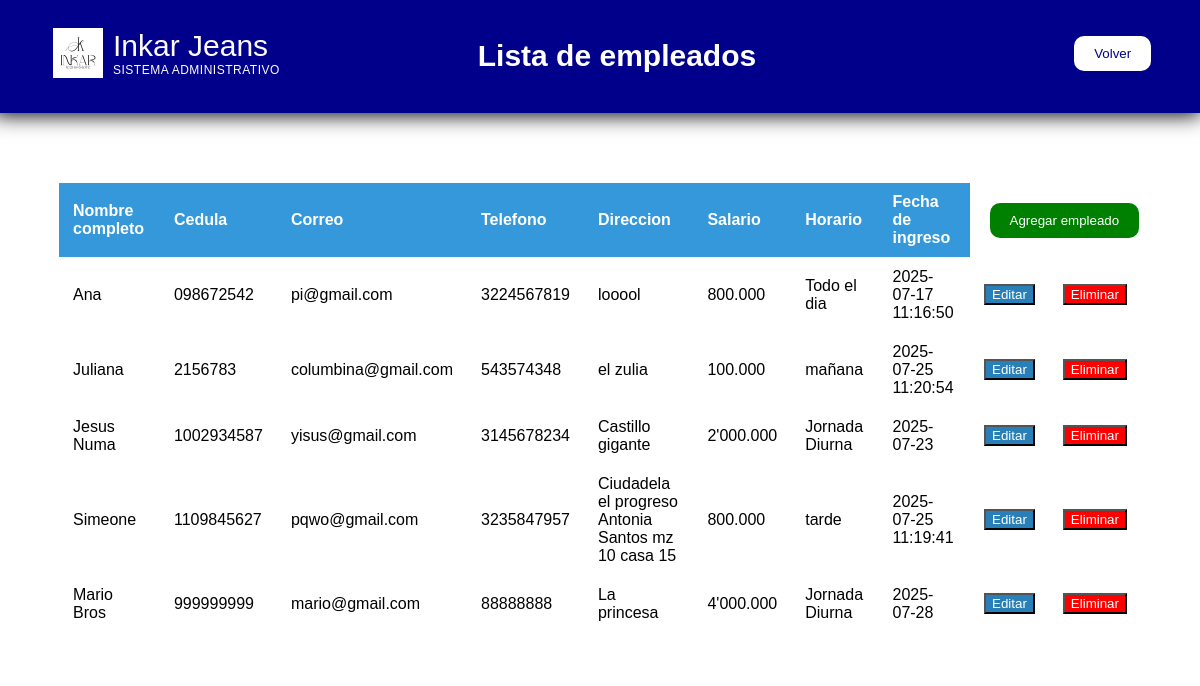
The page /empleados on the database as committed earlier.
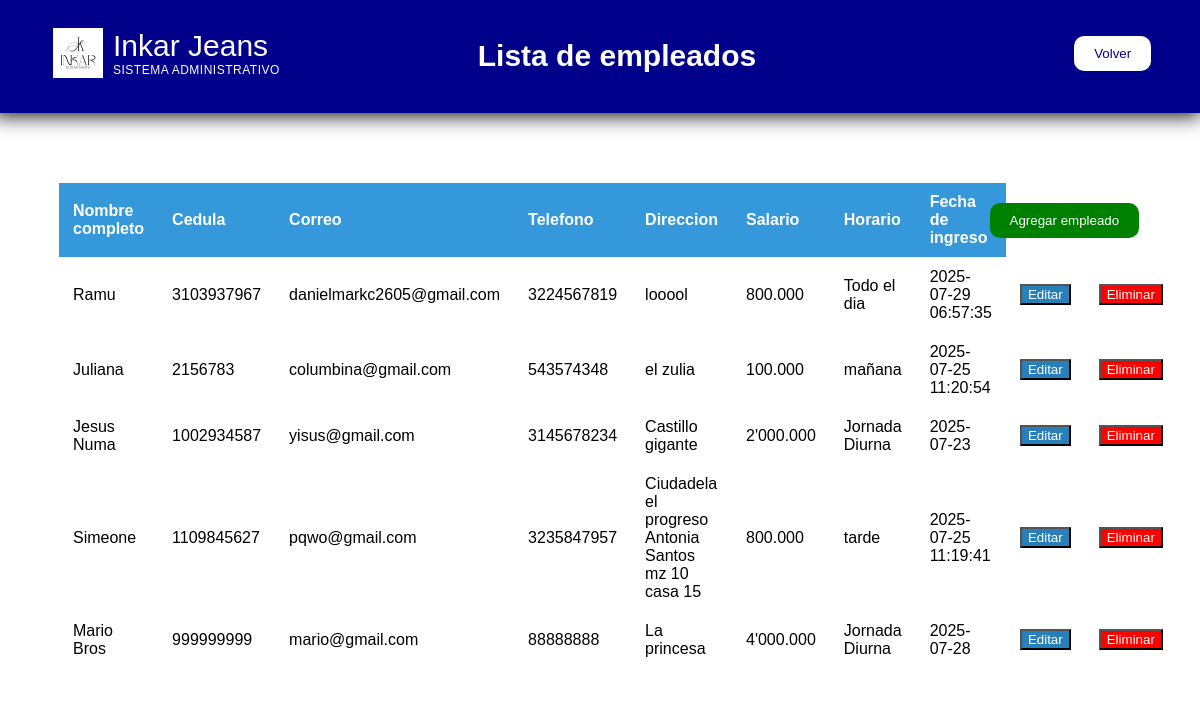
The same page on the database as committed later.
### app.py (models this page shows)
class Empleado(tablita):
    __tablename__="Empleados"
    id=Column(Integer, primary_key=True)
    nombre=Column(String(50), nullable=False)
    cedula=Column(String(50), nullable=False)
    correo=Column(String(50), nullable=False)
    telefono=Column(String(50), nullable=False)
    direccion=Column(String(50), nullable=False)
    salario=Column(String(50), nullable=False)
    horario=Column(String(50), nullable=False)
    fechaingreso=Column(String(50), default=datetime.now().strftime("%Y-%m-%d"))

### app.py (the view)
@app.route('/empleados')
def empleados():
    lista_empleados=session.query(Empleado).all()
    return render_template('empleados.html', empleados=lista_empleados)

### templates/empleados.html (shortened to what this page needs)
<!DOCTYPE html>
<html>
    <head>
        <link rel="stylesheet" href="{{url_for('static', filename='empleados.css')}}">
    </head>
    <body>
        <div class="contenedor">
            <div class="logo">
                <img src="{{url_for('static', filename='imgs/logoInkar.jpg')}}">
                <div class="titu">
                    Inkar Jeans<br>
                    <span>SISTEMA ADMINISTRATIVO</span>
                </div>
            </div>
            <h2>Lista de empleados</h2>
            <a href="{{url_for('administracion')}}"><button class="botonvolver">Volver</button></a>
        </div>
        <section class="panel">
            <a href="{{url_for('agregar_empleado')}}"><button class="agregaremple">Agregar empleado</button></a>
            <table>
                <thead>
                    <tr>
                        <th>Nombre completo</th>
                        <th>Cedula</th>
                        <th>Correo</th>
                        <th>Telefono</th>
                        <th>Direccion</th>
                        <th>Salario</th>
                        <th>Horario</th>
                        <th>Fecha de ingreso</th>
                    </tr>
                </thead>
                <tbody>
                    {% for dato in empleados %}
                    <tr>
                        <td>{{dato.nombre}}</td>
                        <td>{{dato.cedula}}</td>
                        <td>{{dato.correo}}</td>
                        <td>{{dato.telefono}}</td>
                        <td>{{dato.direccion}}</td>
                        <td>{{dato.salario}}</td>
                        <td>{{dato.horario}}</td>
                        <td>{{dato.fechaingreso}}</td>
                        <td>
                            <a href="{{url_for('editar_empleado', id=dato.id)}}"><button>Editar</button></a>
                        </td>
                        <td>
                            <form method="POST" action="{{url_for('eliminar_empleado', id=dato.id)}}" onsubmit="return confirm('¿Seguro que quiere eliminar este empleado?');">
                                <button type="submit">Eliminar</button>
                            </form>
                        </td>
                    </tr>
                    {% endfor %}
                </tbody>
            </table>
        </section>
    </body>
</html>

### static/empleados.css (style rules this page uses)
body { background-color: transparent; background-image: url(https://media.istockphoto.com/id/1305533078/photo/multicolored-straight-strands-texture-background-sewing-equipment-loom-equipment-at-a-garment.jpg?s=612x612&w=0&k=20&c=zGDhSsF_nCyM7vIA0WB3dIqkHE_TpNRDRxWDAqpLFlI=); background-repeat: no-repeat; background-size: cover; font-family: Arial, Helvetica, sans-serif; color: black; }
.contenedor { background-color: darkblue; box-shadow: 0 2px 20px black; padding: 20px 50px; display: flex; justify-content: space-between; align-items: center; position: relative; bottom: 14px; right: 15px; width: 93.6%; }
.panel { background-color: white; border-radius: 10px; box-shadow: 0, 2px 6px rgb(0, 0, 0, 0.1); max-width: 1200px; margin: auto; padding: 5px 50px; border: 1px solid white; }
h2 { text-align: center; margin-bottom: 20px; color: white; position: relative; right: 50px; font-size: 30px; }
.logo { display: flex; position: relative; left: 10px; }
.logo img { width: 50px; height: 50px; }
.logo span { display: block; letter-spacing: 0.5px; color: snow; font-size: 12px; }
.titu { color: snow; position: relative; font-size: 30px; left: 10px; top: 1px }
.agregaremple { background-color: green; color: white; border: none; border-radius: 10px; padding: 10px 16px; cursor: pointer; margin-bottom: 15px; padding: 10px 20px; position: relative; left: 86%; top: 70px; }
.botonvolver { background-color: white; color: darkblue; cursor: pointer; border: none; border-radius: 10px; padding: 10px 20px; }
table { width: 100%; border-collapse: collapse; margin-bottom: 20px; }
thead { background-color: #3498db; color: white; }
th, td { padding: 10px 14px; text-align: left; border-bottom: 1px solid white; }
button { background-color: #2980b9; color: white; }
button[type="submit"] { background-color: red; color: white; }

Rows that differ between the two databases and show on the page:
changed Empleado "looool": nombre "Ana" → "Ramu"; cedula "098672542" → "3103937967"; correo "pi@gmail.com" → "danielmarkc2605@gmail.com"; fechaingreso "2025-07-17 11:16:50" → "2025-07-29 06:57:35"
